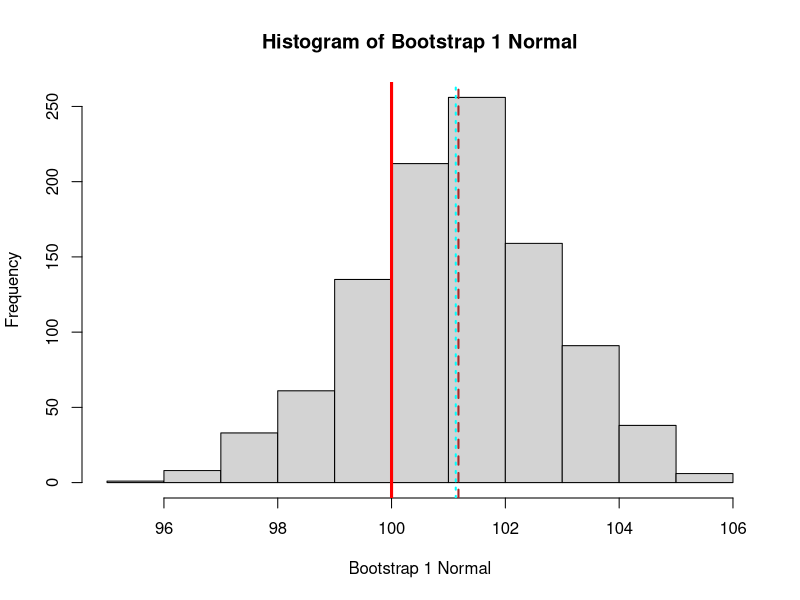
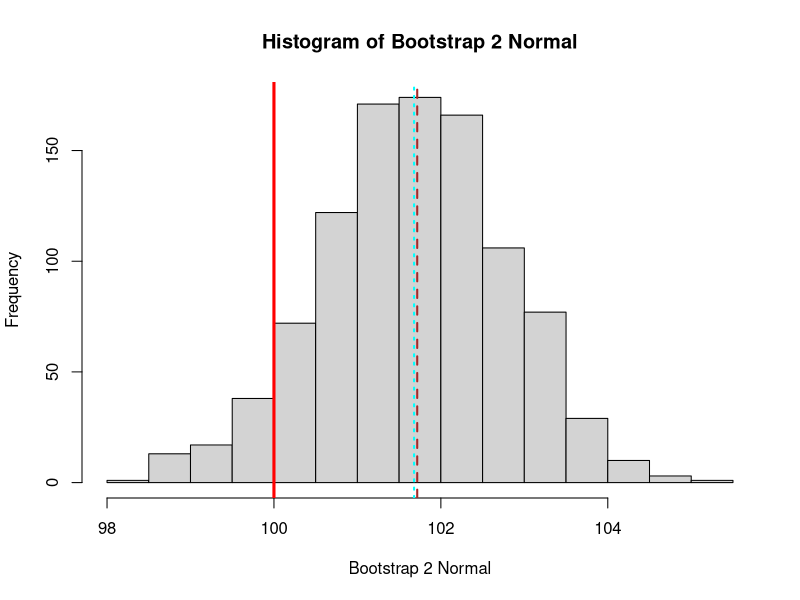
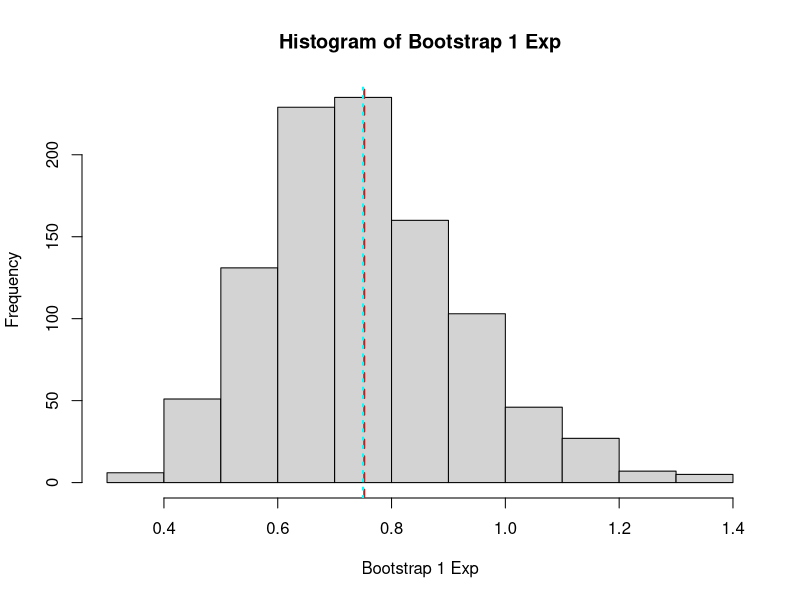
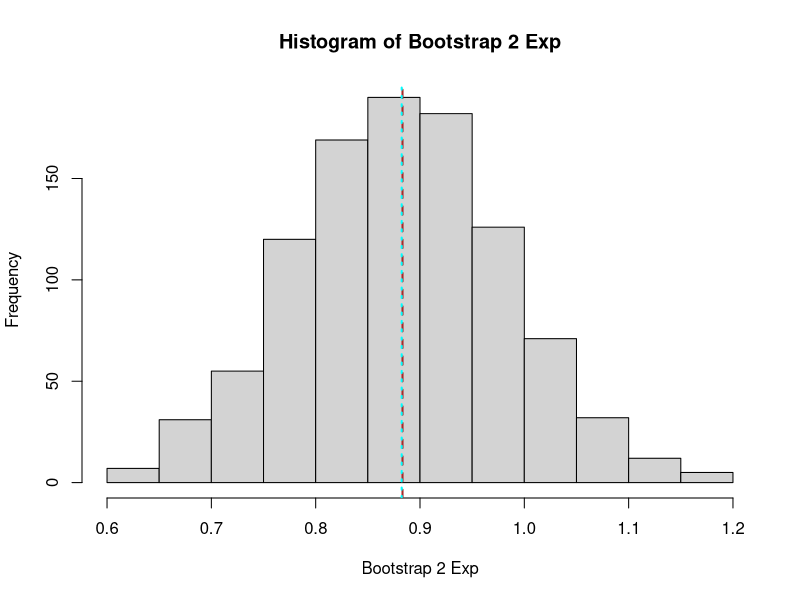

Write R code to recreate these figures, in order.


bootstrap_fun  <- function (arg_vector) {
  NumLoops <- 1000
  bootstrap <- numeric(NumLoops)
  for (i in 1:NumLoops) {
    bootsample <- sample(arg_vector, size=length(arg_vector), replace=TRUE)
    bootstrap[i] <- mean(bootsample)
  }
  bootstrap
}




ProposedMean <- 100
ProposedSD <- 15


SampleSize1 <- 100
SampleSize2 <- 200
SampleSize3 <- 20
SampleSize4 <- 50

VectorX1 <- rnorm(SampleSize1, ProposedMean, ProposedSD)
VectorX2 <- rnorm(SampleSize2, ProposedMean, ProposedSD)

VectorX3 <- rexp(n=SampleSize3, rate=1)
VectorX4 <- rexp(n=SampleSize4, rate=1)

OriginalMean1 <- mean(VectorX1)
OriginalMean2 <- mean(VectorX2)
OriginalMean3 <- mean(VectorX3)
OriginalMean4 <- mean(VectorX4)

OriginalSD1 <- sd(VectorX1)
OriginalSD2 <- sd(VectorX2)
OriginalSD3 <- sd(VectorX3)
OriginalSD4 <- sd(VectorX4)

vbootstrap1 <- bootstrap_fun(VectorX1)
vbootstrap2 <- bootstrap_fun(VectorX2)
vbootstrap3 <- bootstrap_fun(VectorX3)
vbootstrap4 <- bootstrap_fun(VectorX4)



hist(vbootstrap1, main = "Histogram of Bootstrap 1 Normal", xlab="Bootstrap 1 Normal")
vbootstrap_mean1 <- mean(vbootstrap1)
vbootstrap_SD1 <- sd(vbootstrap1)

abline(v=ProposedMean, col="red", lwd=3, lty=1)
abline(v=OriginalMean1, col="brown", lwd=2, lty=2)
abline(v=vbootstrap_mean1, col="cyan", lwd=2, lty=3)

Final_SD1 <- OriginalSD1/sqrt(SampleSize1)
est_bias1 <- OriginalMean1-vbootstrap_mean1

c("Bootstrap 1 Normal")
c("Bottstrap sd: ", round(vbootstrap_SD1,4))
c("Final sd: ", round(Final_SD1,4))
c("Bias: ", round(est_bias1,4))



hist(vbootstrap2, main = "Histogram of Bootstrap 2 Normal", xlab="Bootstrap 2 Normal")
vbootstrap_mean2 <- mean(vbootstrap2)
vbootstrap_SD2 <- sd(vbootstrap2)

abline(v=ProposedMean, col="red", lwd=3, lty=1)
abline(v=OriginalMean2, col="brown", lwd=2, lty=2)
abline(v=vbootstrap_mean2, col="cyan", lwd=2, lty=3)

Final_SD2 <- OriginalSD2/sqrt(SampleSize2)
est_bias2 <- OriginalMean2-vbootstrap_mean2

c("Bootstrap 2 Normal")
c("Bottstrap sd: ", round(vbootstrap_SD2,4))
c("Final sd: ", round(Final_SD2,4))
c("Bias: ", round(est_bias2,4))



hist(vbootstrap3, main = "Histogram of Bootstrap 1 Exp", xlab="Bootstrap 1 Exp")
vbootstrap_mean3 <- mean(vbootstrap3)
vbootstrap_SD3 <- sd(vbootstrap3)

abline(v=ProposedMean, col="red", lwd=3, lty=1)
abline(v=OriginalMean3, col="brown", lwd=2, lty=2)
abline(v=vbootstrap_mean3, col="cyan", lwd=2, lty=3)

Final_SD3 <- OriginalSD3/sqrt(SampleSize3)
est_bias3 <- OriginalMean3-vbootstrap_mean3

c("Bootstrap 1 Exp")
c("Bottstrap sd: ", round(vbootstrap_SD3,4))
c("Final sd: ", round(Final_SD3,4))
c("Bias: ", round(est_bias3,4))



hist(vbootstrap4, main = "Histogram of Bootstrap 2 Exp", xlab="Bootstrap 2 Exp")
vbootstrap_mean4 <- mean(vbootstrap4)
vbootstrap_SD4 <- sd(vbootstrap4)

abline(v=ProposedMean, col="red", lwd=3, lty=1)
abline(v=OriginalMean4, col="brown", lwd=2, lty=2)
abline(v=vbootstrap_mean4, col="cyan", lwd=2, lty=3)

Final_SD4 <- OriginalSD3/sqrt(SampleSize4)
est_bias4 <- OriginalMean3-vbootstrap_mean4

c("Bootstrap 2 Exp")
c("Bottstrap sd: ", round(vbootstrap_SD1,4))
c("Final sd: ", round(Final_SD4,4))
c("Bias: ", round(est_bias4,4))
